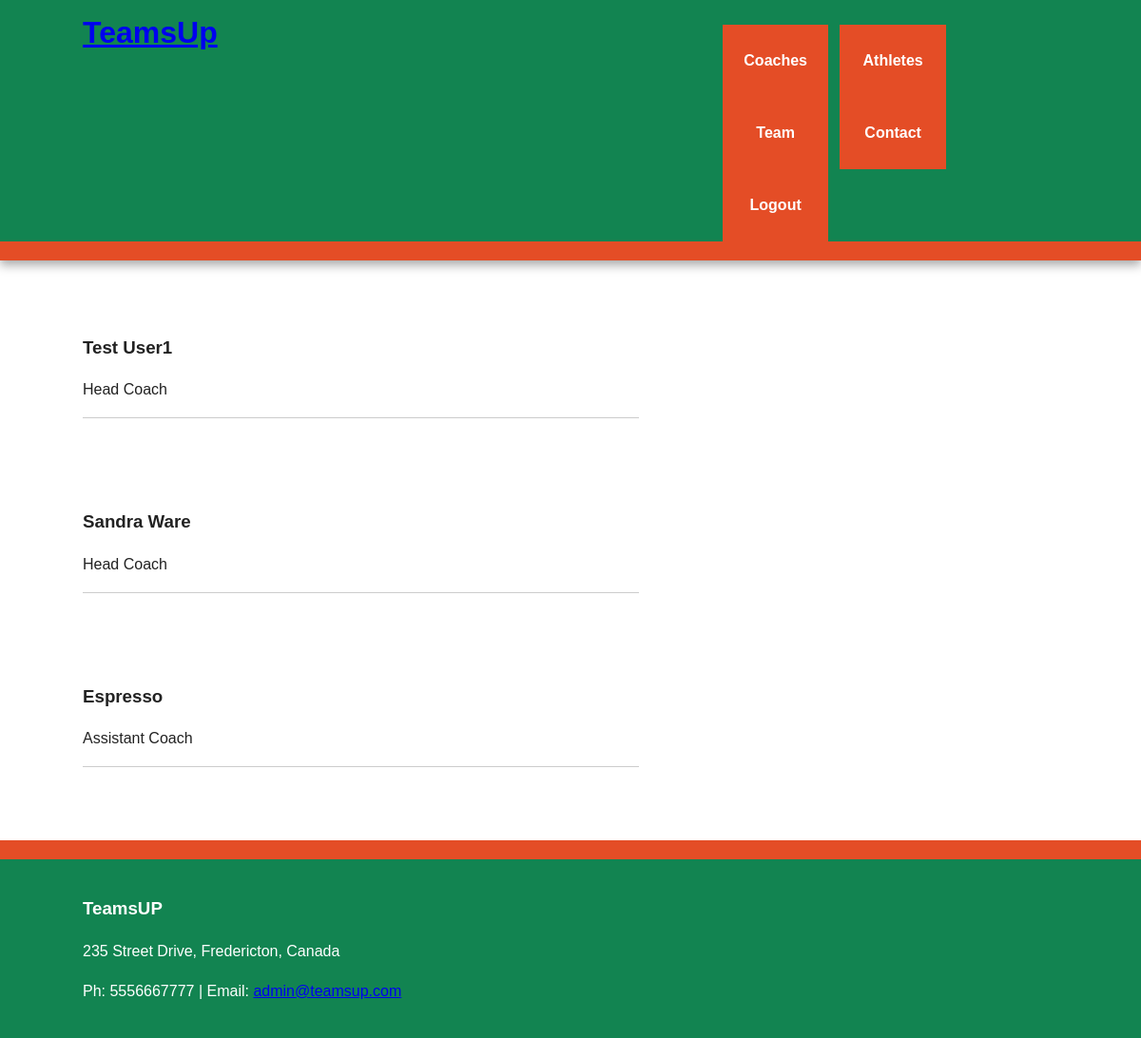
The app's page /coaches (signed in), older data.
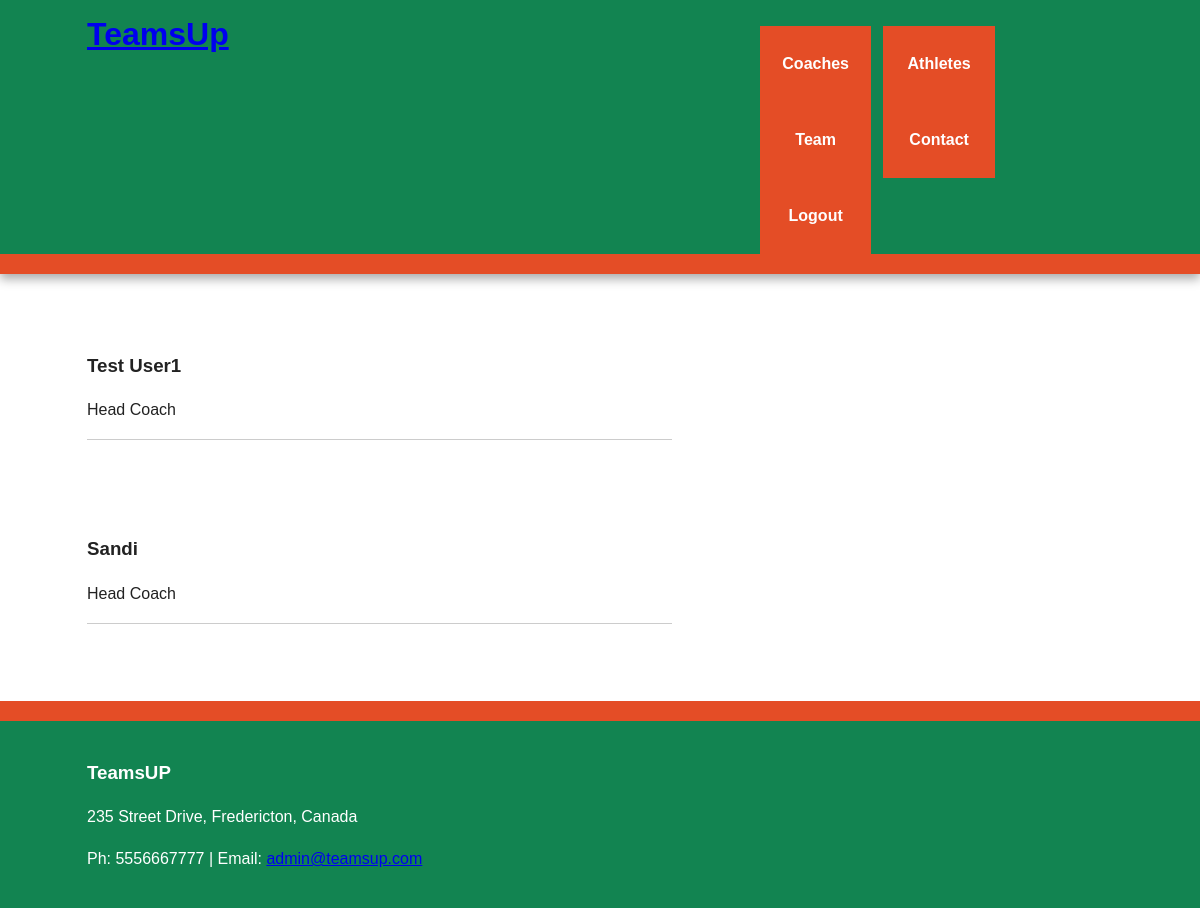
The same page, newer data.
### flask_package/models.py (models this page shows, shortened)
class User(UserMixin, db.Model):
    id = db.Column(db.Integer, primary_key=True)
    name = db.Column(db.String(140), index=True, unique=False)
    role = db.Column(db.String(140), index=True, unique=False)
    email = db.Column(db.String(140), index=True, unique=True)
    username = db.Column(db.String(140), index=True, unique=True)
    password_hash = db.Column(db.String(140))
    joined_at_date = db.Column(db.DateTime(), index=True, default=datetime.utcnow)
    team_id = db.Column(db.Integer, db.ForeignKey('team.id'))

### flask_package/routes.py (the view)
@app.route('/coaches')
@login_required
def coaches():
    coaches = User.query.all()
    return render_template('coaches.html', coaches=coaches)

### flask_package/models.py (called while the page is built)
@login_manager.user_loader
def load_user(user_id):
    return User.query.get(int(user_id))

### flask_package/templates/coaches.html (shortened to what this page needs)
{% extends 'base.html' %}
{% block content%}
    {% for coach in coaches %}
        <article class="main wrapper clearfix">
            <h3>{{ coach.name }} </h3>
            <p>{{ coach.role}}</p>
            <hr>
        </article>
    {% endfor %}
{% endblock%}

Row changes from the older to the newer data that the page shows:
removed User: name "Espresso", role "Assistant Coach"
changed User: name "Sandra Ware" → "Sandi"
